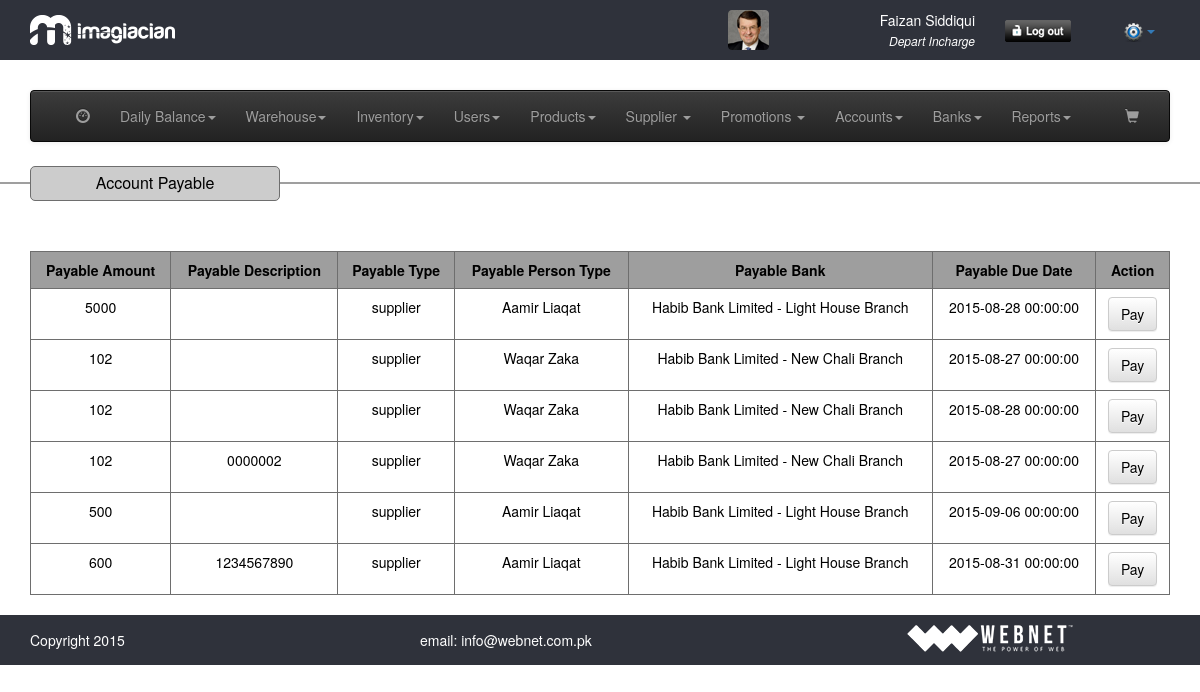
The app's page /view_payable.php (signed in), older data.
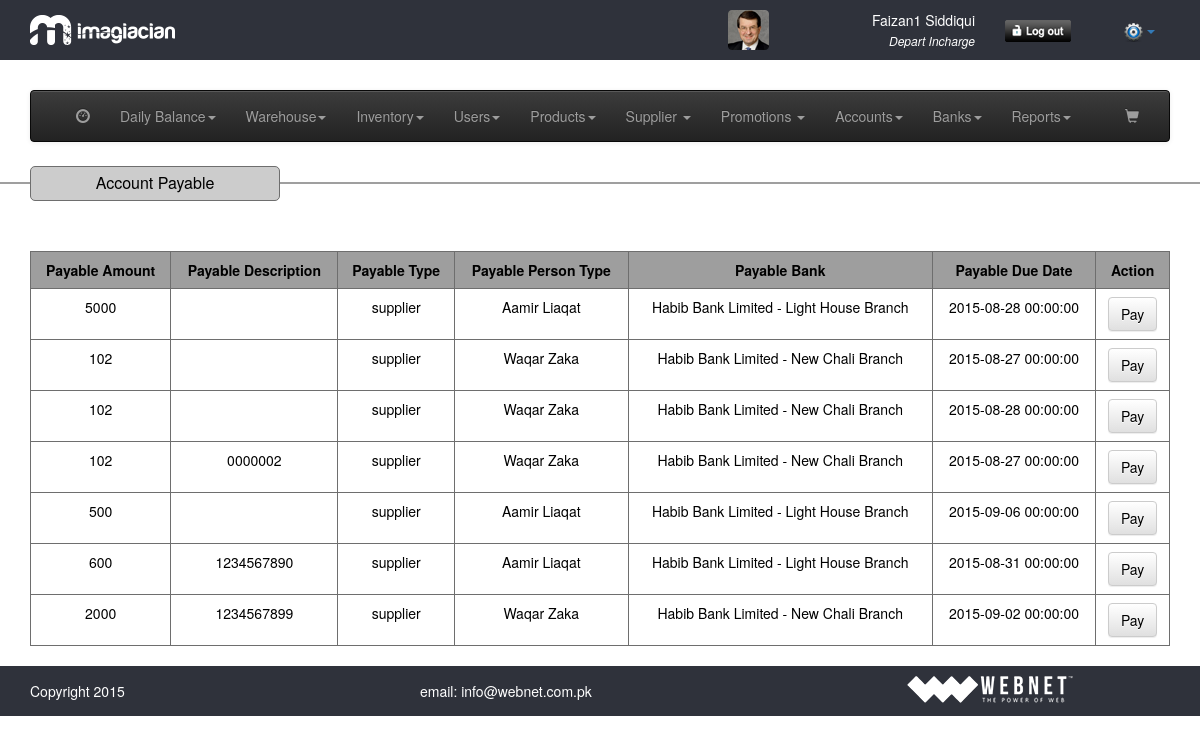
The same page, newer data.
### tables this page shows
CREATE TABLE IF NOT EXISTS `accounts_payable_receviable` (
  `pr_id` int(11) NOT NULL,
  `pr_amount` float NOT NULL,
  `pr_description` text NOT NULL,
  `pr_account` varchar(64) NOT NULL,
  `pr_account_type` varchar(128) NOT NULL,
  `pr_bank` int(11) NOT NULL,
  `pr_date` varchar(32) NOT NULL,
  `pr_due_date` varchar(32) NOT NULL,
  `pr_type` varchar(32) NOT NULL,
  `pr_status` int(11) NOT NULL,
  `pr_timestamp` timestamp NOT NULL DEFAULT CURRENT_TIMESTAMP
);

CREATE TABLE IF NOT EXISTS `supplier` (
  `sup_id` int(11) NOT NULL,
  `sup_name` varchar(64) NOT NULL,
  `sup_email` varchar(64) NOT NULL,
  `sup_phone` varchar(64) NOT NULL,
  `sup_address` mediumtext NOT NULL,
  `sup_city` varchar(64) NOT NULL,
  `sup_datetime` timestamp NOT NULL DEFAULT CURRENT_TIMESTAMP
);

CREATE TABLE IF NOT EXISTS `banks` (
  `bank_id` int(11) NOT NULL,
  `bank_name` varchar(264) NOT NULL,
  `bank_address` varchar(264) NOT NULL,
  `bank_branch` varchar(264) NOT NULL,
  `bank_account_no` varchar(264) NOT NULL,
  `bank_br_code` varchar(264) NOT NULL,
  `bank_ibn_no` varchar(264) NOT NULL,
  `bank_account_type` varchar(264) NOT NULL,
  `bank_account_title` varchar(264) NOT NULL,
  `bank_opening_balance` varchar(264) NOT NULL,
  `bank_timestamp` timestamp NOT NULL DEFAULT CURRENT_TIMESTAMP
);

### common/class.database.php (called while the page is built, shortened)
<?php
class Database {
    public $_DB;
    public $_query;
    public $_where = array();
    public $_select = array();
    public $_action;
    public $_table;
    public $_joins = array();
    public $_force_select_all = false;
    public function __construct() {
        try {
            $this->_DB = new PDO('mysql:host=' . DB_HOST . ';dbname=' . DB_NAME, DB_USER, DB_PASS);
            $this->_DB->setAttribute(PDO::ATTR_ERRMODE, PDO::ERRMODE_EXCEPTION);
        } catch (PDOException $e) {
            echo 'ERROR: ' . $e->getMessage();
        }
    }
    public function where($column_name, $value, $operator = '=') {
        $this->_where[$column_name] = array();
        $this->_where[$column_name][] = $value;
        $this->_where[$column_name][] = $operator;
    }
    public function query($query) {
        try {
            $this->_query = $this->_DB->prepare(filter_var($query, FILTER_SANITIZE_STRING));
            $this->bind_results();
            $this->_query->execute();
            $this->_where = array();
            $this->_select = array();
            $this->_joins = array();
        } catch (PDOException $e) {
            $er = $e->errorInfo;
            echo '<p style="font-family:arial; background:#F00; position:absolute; z-index:10000; color:#FFF; padding:5px;">ERROR: ' . $er[2] . '</p>';
        }
    }
    public function bind_results() {
        if (!empty($this->_where)) {
            $ci = 0;
            foreach ($this->_where as $c => $value) {
                $ci++;
                if (is_array($value[0])) {
                    foreach ($value[0] as $rkey => $rvalue) {
                        $this->_query->bindValue(':' . $c.($ci+$rkey), $rvalue, $this->get_type($rvalue));
                    }
                }else{
                    $this->_query->bindValue(':' . $c.$ci, $value[0], $this->get_type($value[0]));
                }
            }
        }
    }
    public function get_type($value) {
        if (is_int($value)) {
            $param = PDO::PARAM_INT;
        } elseif (is_bool($value)) {
            $param = PDO::PARAM_BOOL;
        } elseif (is_null($value)) {
            $param = PDO::PARAM_NULL;
        } elseif (is_string($value)) {
            $param = PDO::PARAM_STR;
        } else {
            $param = FALSE;
        }
        return $param;
    }
    public function join($table_name, $override_name, $join_type = 'INNER JOIN', $match, $select = NULL) {
        $this->_joins[] = $join_type . ' ' . $table_name . ' AS ' . $override_name . ' ON ' . $match;
    }
    public function build_query() {
        $query = $this->_action;
        if ($this->_action == 'SELECT') {
            if (!empty($this->_select)) {
                if ($this->_force_select_all == true) {
                    $query .= ' *,';
                }
                foreach ($this->_select as $column_name => $name) {
                    $query .=' ' . $column_name . ' as ' . $name . ', ';
                }
            } else {
                $query .= ' *';
            }
            $query = rtrim($query, ', ');
        }
        if ($this->_action != 'UPDATE' && $this->_action != 'INSERT') {
            $query .= ' FROM ';
        }
        $query .= $this->_table;
        if (!empty($this->_joins)) {
            $query .= ' ';
            $query .= implode(' ', $this->_joins);
        }
        if (!empty($this->_where)) {
            $query .= ' WHERE ';
            $columns = array();
            $ci = 0;
            foreach ($this->_where as $c => $v) {
                $cn = $c;
                $ci++;
                if ($v[1] == 'BETWEEN') {
                    $columns[] = $cn . ' ' . $v[1] . ' :' . $c.$ci . ' and :' . $c.($ci+1);
                }else{
                    $columns[] = $cn . ' ' . $v[1] . ' :' . $c.$ci;
                }
            }
            $query .= implode(' AND ', $columns);
        }
        $this->query($query);
    }
    public function all_results($fetch_type = PDO::FETCH_OBJ) {
        return $this->_query->fetchAll($fetch_type);
    }
    public function from($table_name, $num_rows = NULL) {
        $this->_action = 'SELECT';
        $this->_table = $table_name;
        $this->build_query();
    }
}

### classes/class.accounts.php (called while the page is built, shortened)
<?php
class accounts extends database
{
	function __construct()
	{
		$this->payable_receviable = 'accounts_payable_receviable';
	}
	public function get_payable_receviable_report($account = NULL, $account_type = NULL, $to_date = NULL, $from_date = NULL, $type = NULL, $status = NULL, $bank = NULL)
	{
		$this->from($this->payable_receviable);
		return $this->all_results();
	}
}
 ?>

### view_payable.php (the view, shortened to what the changed rows need)
<?php require_once 'header.php'; ?>
<section>
	<div class="container">
		<div class="row">
			<div class="col-md-12">
				<?php
				$accounts = new accounts();
				$results = $accounts->get_payable_receviable_report($account = NULL, $account_type = NULL, $to_date = NULL, $from_date = NULL, $type = 'payable', $status = 0);
				if ($results) {
				?>
				<table border="1" cellpadding="5" cellspacing="0" class="table table-hover tableView">
					<tr>
						<th>Payable Amount</th>
						<th>Payable Description</th>
						<th>Payable Type</th>
						<th>Payable Person Type</th>
						<th>Payable Bank</th>
						<th>Payable Due Date</th>
						<th>Action</th>
					</tr>
						<?php
						foreach($results as $res){ ?>
						<tr>
						<td><?php echo $res->pr_amount; ?></td>
						<td><?php echo $res->pr_description; ?></td>
						<td><?php echo $res->pr_account; ?></td>
						<td><?php echo $res->sup_name; ?></td>
						<td><?php echo $res->bank_name.' - '. $res->bank_branch;?></td>
						<td><?php echo $res->pr_due_date; ?></td>
						<td><a href="#" class="btn btn-default">Pay</a></td>
						</tr>
						<?php
						}
						?>
				</table>
				<?php
				}else{
					echo 'Error';
				}
				?>
			</div>
</section>
<?php require_once 'footer.php'; ?>

### header.php (shortened to what the changed rows need)
<!DOCTYPE html>
<html>
<head>
	<link href="assets/css/reset.css" rel="stylesheet">
	<link href="assets/css/general.css" rel="stylesheet">
	<link href="assets/css/bootstrap.css" rel="stylesheet">
	<link href="assets/css/bootstrap-theme.css" rel="stylesheet">
	<link href="assets/css/bootstrap-datetimepicker.css" rel="stylesheet">
	<link href="assets/css/style.css" rel="stylesheet">
	<link href="assets/css/selectCSS.css" rel="stylesheet">
</head>
<body>
<header>
	<div class="container">
		<div class="row">
			<div class="col-md-3 userDetail"><img src="assets/images/user_image.png"/><p><?php echo $_SESSION['user']->first_name; ?> <?php echo $_SESSION['user']->last_name; ?></p><span> <?php $desig = $_SESSION['user']->designation; echo str_replace("_"," ","$desig"); ?></span></div>
		</div>
	</div>
</header>

Row changes from the older to the newer data that the page shows:
added accounts_payable_receviable: pr_amount "2000", pr_description "1234567899", pr_account "supplier", supplier.sup_name "Waqar Zaka", banks.bank_name "Habib Bank Limited", banks.bank_branch "New Chali Branch", pr_due_date "2015-09-02 00:00:00"
Text that changed along with them:
$_SESSION['user']->first_name: "Faizan" → "Faizan1"
